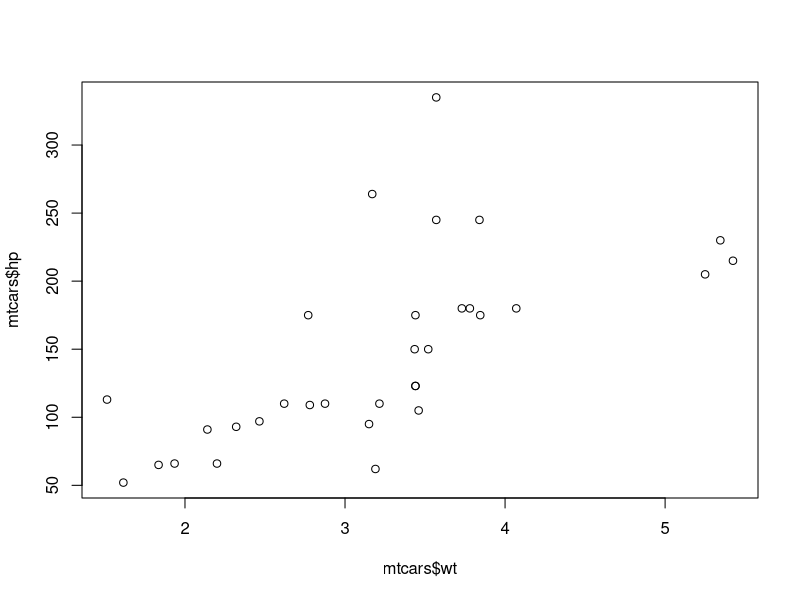
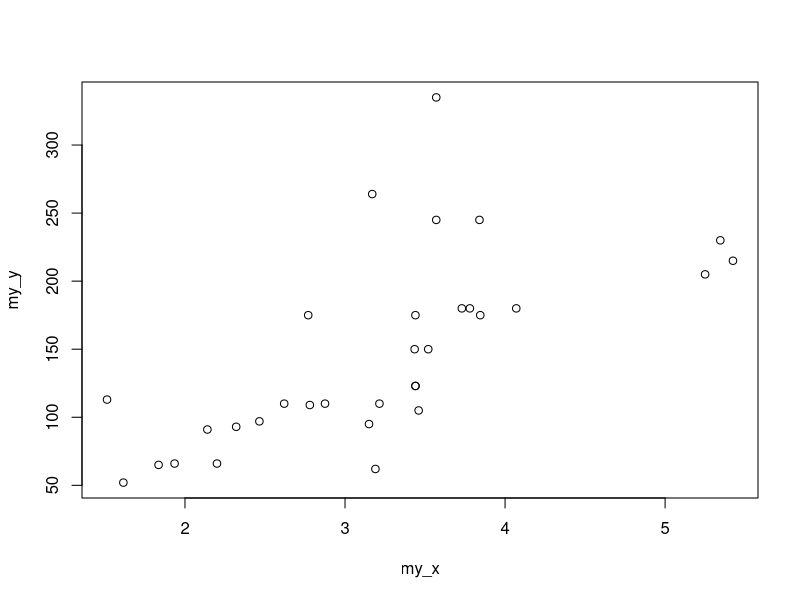
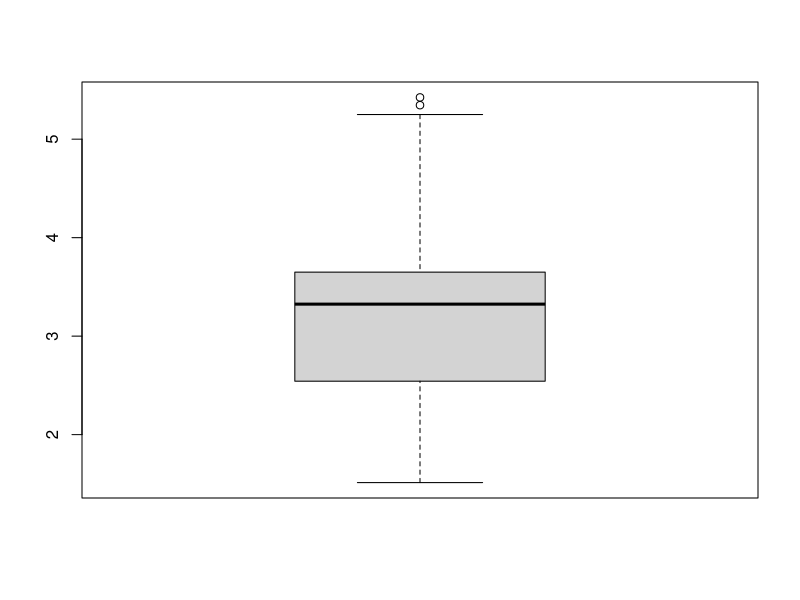
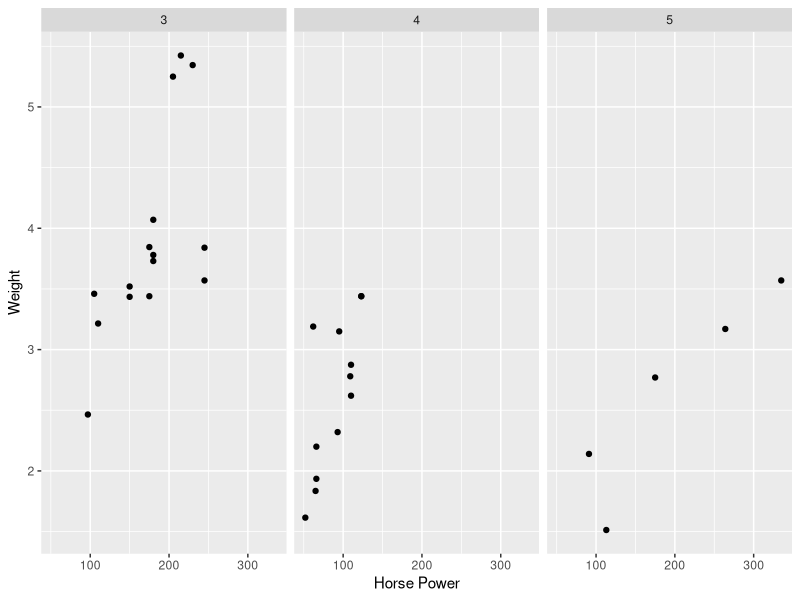

Source code (R) for these figures, in order:
## ---- chunk 1
# plot wt versus hp of the mtcars dataset in BaseR
# the plot function uses vectors 
# Note 1: you recall how to access vectors with the $ notation, don't you?
# Note 2: x = ... and y = ... is verbose. 
# Recall however, position matters in function calls.
# Test this by swapping around x any y.

plot(x = mtcars$wt, y = mtcars$hp)

# you may also assign the vectors outside the plot() call, e.g.
my_x <- mtcars$wt
my_y <- mtcars$hp
plot(x = my_x, y = my_y)

## ---- chunk 2
# boxplot of weight variable
boxplot(x = mtcars$wt)
## ---- chunk 3
#| echo: false
library(ggplot2)
ggplot(mtcars, aes(x = hp, y = wt)) +
  geom_point() +
  labs(x = "Horse Power", y = "Weight") +
  facet_wrap(~gear)
